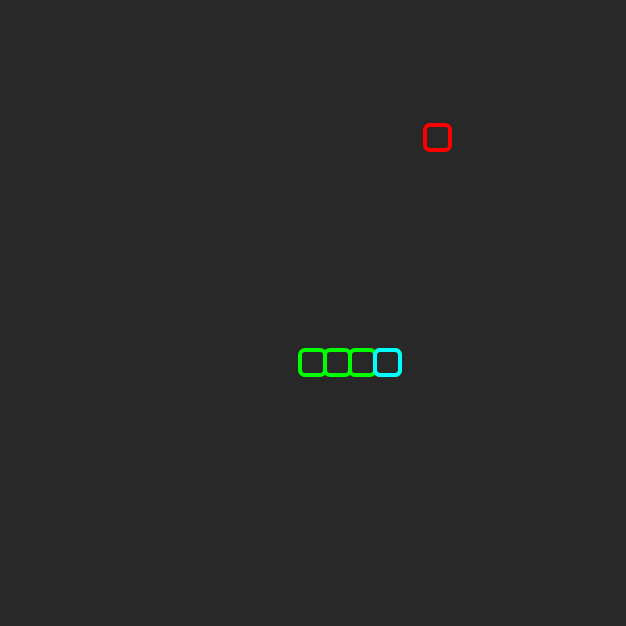
Frame 1 (no input)
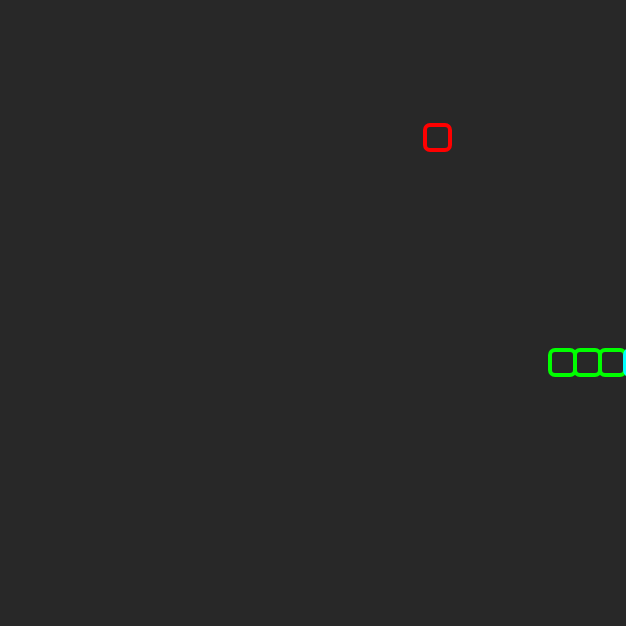
Frame 60 (no input)
Frame 120 (the mouse pressed at the canvas centre since frame 60): identical to frame 60, image omitted

The p5.js sketch that drew these frames (run headless with seeded random() and noise() and a simulated clock; from frame 60 on, the mouse is pressed at the canvas centre):

// p5.js sketch
// ── sketch.js
var snake = [[15, 14], [14, 14], [13, 14], [12, 14]];
var direction = "right";
var score = 0;
var paused = false;
var growth = 0;
var apple = [0, 0];

var numSqs = 25;

var SQUARE_SIZE = 25;
var canvasDim = SQUARE_SIZE * numSqs + 1;

var gameOver = false;
var moveLoop;

function setup() {
	createCanvas(canvasDim, canvasDim);
	spawnApple();
	moveLoop = setInterval(moveSnake, 80);
}

function draw() {
	background(40);
	// drawGrid();
	drawSnake();
	drawApple();
	checkForApple();
	if (checkForCollision()) {
		// GAME OVER!
		clearInterval(moveLoop);
		gameOver = true;
	}
}

function spawnApple() {
	apple = [Math.floor(random(numSqs)), Math.floor(random(numSqs))];
}

function drawApple() {
	stroke(255, 0, 0);
	strokeWeight(4);
	noFill();
	rect(apple[0] * SQUARE_SIZE, apple[1] * SQUARE_SIZE, SQUARE_SIZE, SQUARE_SIZE, 5);
}

function checkForCollision() {
	var head = snake[0];
	
	if (head[0] < 0 || head[0] > numSqs - 1 || head[1] < 0 || head[1] > numSqs - 1) {
		return true;
	}
	
	for (var i = 1; i < snake.length; i++) {
		if (head[0] == snake[i][0] && head[1] == snake[i][1]) {
			return true;
		}
	}
	return false;
}

function checkForApple() {
	for (var coord of snake) {
		if (coord[0] == apple[0] && coord[1] == apple[1]) {
			growth = growth + 1;
			score = score + 1;
			spawnApple();
		}
	}
	
	
}

function moveSnake() {
	if (paused) {
		return;
	}
	
	var dx = 0;
	var dy = 0;
	
	if (direction == "left") {
		dx = -1;
	} else if (direction == "right") {
		dx = 1;
	} else if (direction == "up") {
		dy = -1;
	} else if (direction == "down") {
		dy = 1;
	}
	
	var newSegment = [0, 0];
	
	newSegment[0] = snake[0][0] + dx;
	newSegment[1] = snake[0][1] + dy;
	
	snake.unshift(newSegment);
	if (growth > 0) {
		growth = growth - 1;
	} else {
		snake.pop();
	}
	checkForApple();
}

function keyPressed() {
	if (keyCode === 32) {
		paused = !paused;
	} else if (keyCode === LEFT_ARROW && direction != "right" && !paused) {
		direction = "left";
	} else if (keyCode === RIGHT_ARROW && direction != "left" && !paused) {
		direction = "right";
	} else if (keyCode === UP_ARROW && direction != "down" && !paused) {
		direction = "up";
	} else if (keyCode === DOWN_ARROW && direction != "up" && !paused) {
		direction = "down";
	} 
}

function drawSnake() {
	stroke(0, 255, 0);
	strokeWeight(4);
	for (var coord of snake) {
		noFill();
		rect(coord[0] * SQUARE_SIZE, coord[1] * SQUARE_SIZE, SQUARE_SIZE, SQUARE_SIZE, 5);
	}
	stroke(0, 255, 255);
	rect(snake[0][0] * SQUARE_SIZE, snake[0][1] * SQUARE_SIZE, SQUARE_SIZE, SQUARE_SIZE, 5);
}

function drawGrid() {
	strokeWeight(1);
	for (var i = 0; i < numSqs; i++) {
		stroke(255);
		line(0, i * SQUARE_SIZE, canvasDim, i * SQUARE_SIZE);
		line(i * SQUARE_SIZE, 0, i * SQUARE_SIZE, canvasDim);
	}
}
// ── style.css
html, body {
  height: 100%;
}

body {
	margin: 0;
	display: flex;

	/* This centers our sketch horizontally. */
	justify-content: center;

	/* This centers our sketch vertically. */
	align-items: center;
	
	background-color: rgb(52, 55, 61);

}
